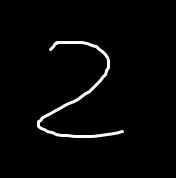
#> input picture data/201302-2M.jpg, 176 x 178 px; its folder holds 4 pictures in this run
$ python mosaic.py   (Python 2 division)
#> lines starting #> are read from the running program, lines starting #| are printed output that depends on the picture
import os
import Image
import ImageFont
import ImageDraw


img_list   = []
img_text   = []
img_path   = "./data/"
width      = 176 #684
height     = 187 #1024
text_pos_x = 3   #10
text_pos_y = 3   #10
text_size  = 10  #50
rows       = 2
columns    = 0


for file in os.listdir( img_path ):
    # Search images
    if file.endswith(".jpg"):
        # open images
        img_list.append( Image.open( img_path + file ) )
        # Extract text to render on the image from the file name
        img_text.append( file.split("-")[1].split(".")[0] )
        # Print info
        print 'File:', file, ' => ', img_text[-1]


for image in img_list:
    # resize images
    image.thumbnail( (width, height) )

columns = len(img_list)/rows

#creates a new empty image, RGB mode
mosaic = Image.new( 'RGB', (  columns * width, rows * height ) )
#> mosaic: PIL image 352x374 RGB; every value is 0

# Prepare draw and font objects to render text
draw   = ImageDraw.Draw(mosaic)
font   = ImageFont.truetype("C:/Windows/Fonts/arial.ttf",text_size)

k=0
for j in xrange( 0, rows * height, height ):
    for i in xrange( 0, columns * width, width ):
        # paste the image at location i,j:
        mosaic.paste( img_list[k], (i,j) )
        # render text at location i,j:
        draw.text((i + text_pos_x, j + text_pos_y), img_text[k], font=font)
        # Select next image and text
        k = k + 1
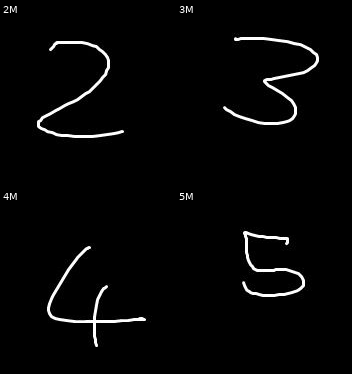
#> mosaic: PIL image 352x374 RGB; min 0, max 255, mean 6.2

# Save image to file
mosaic.save('mosaic.jpg')
